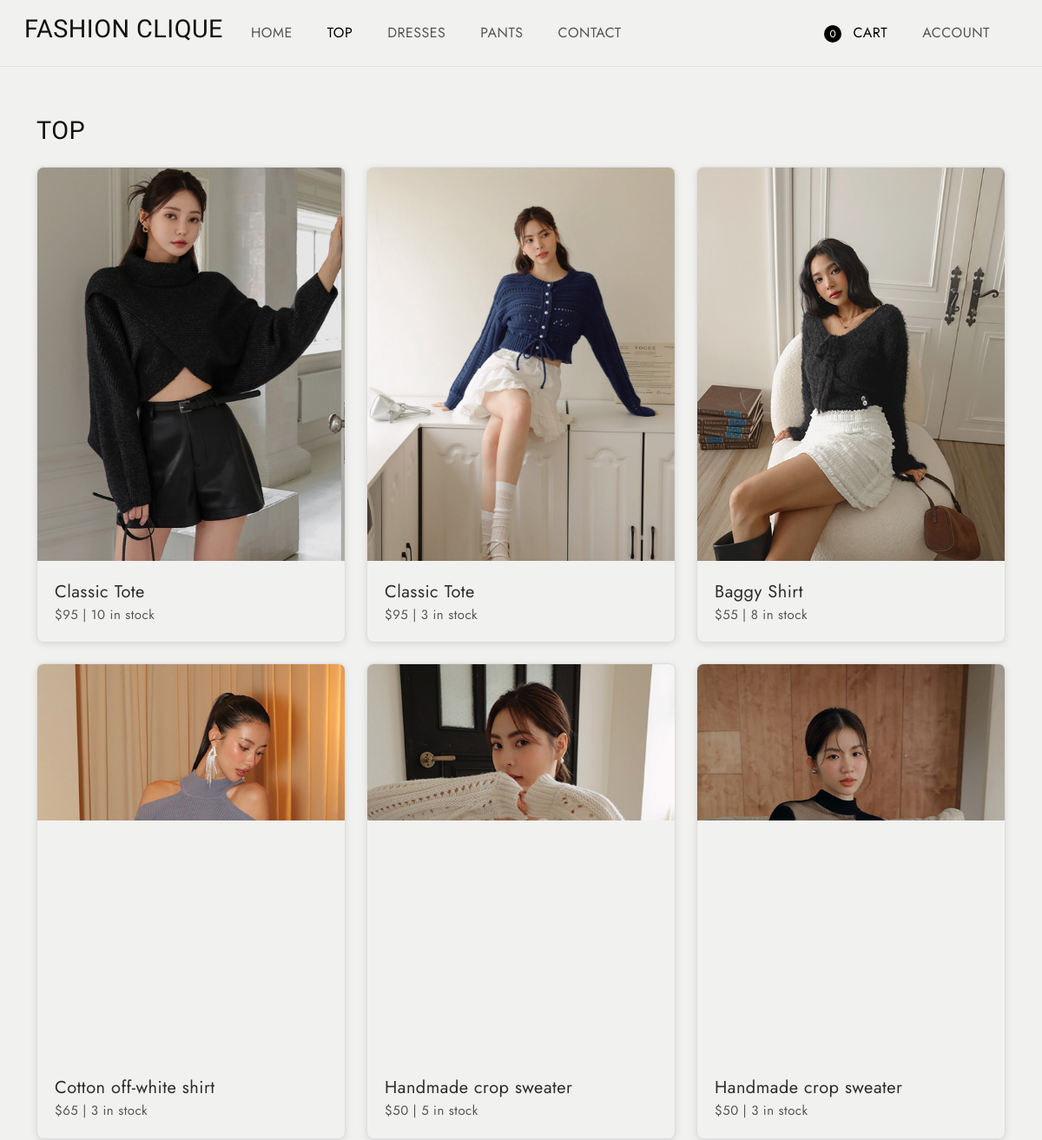
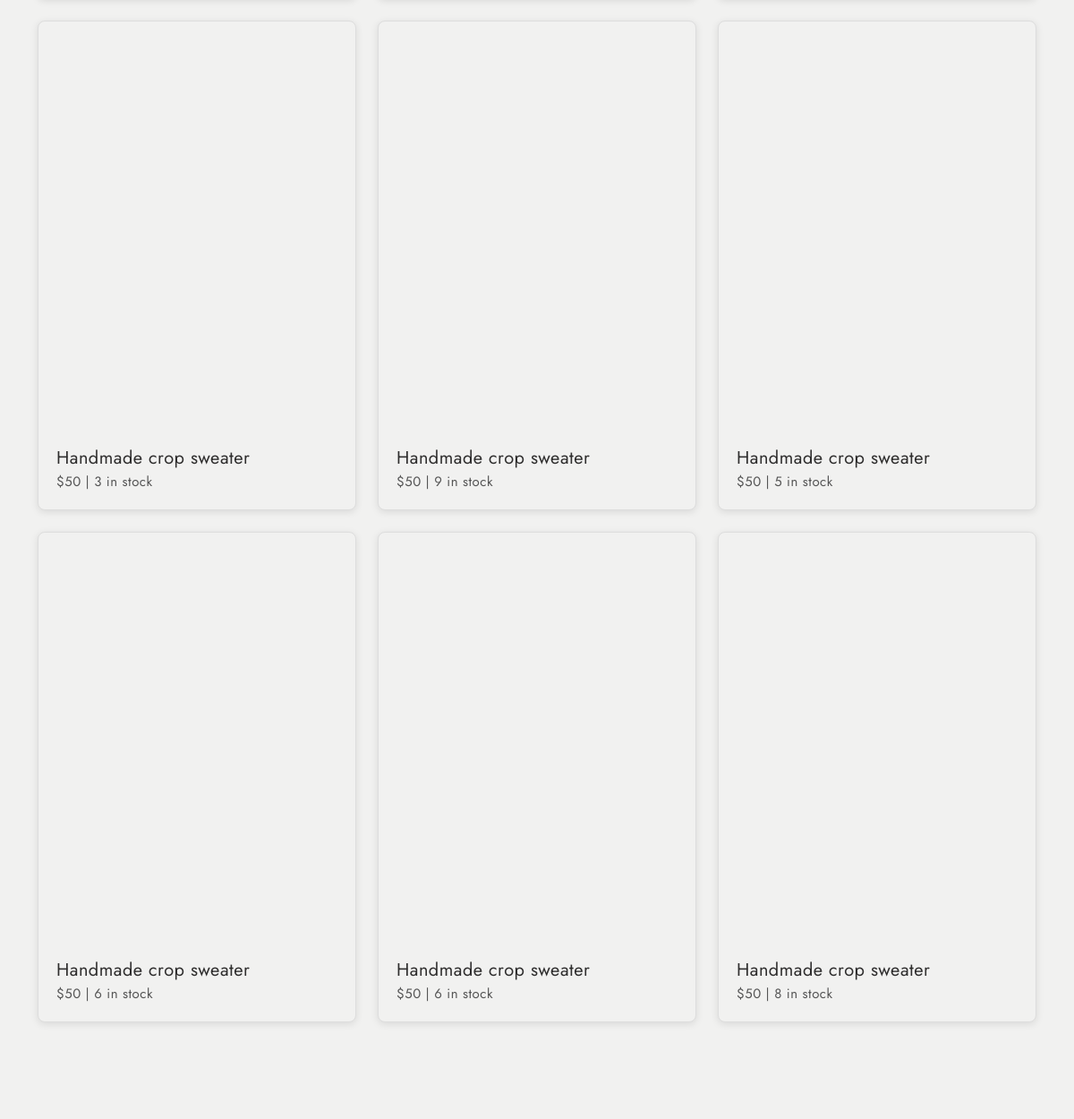
The app's page /top (upper part), older data (2 pictures, top to bottom).
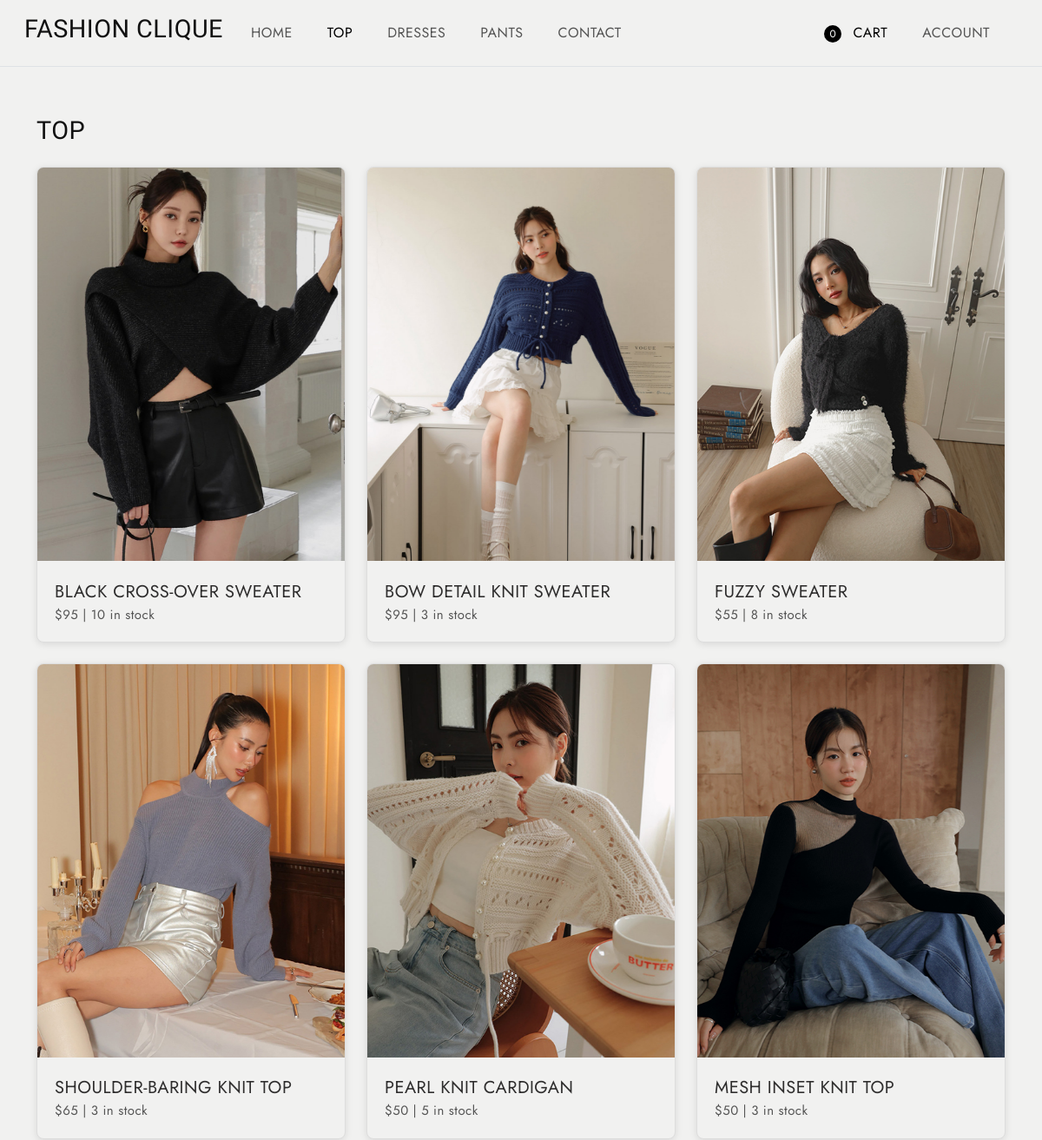
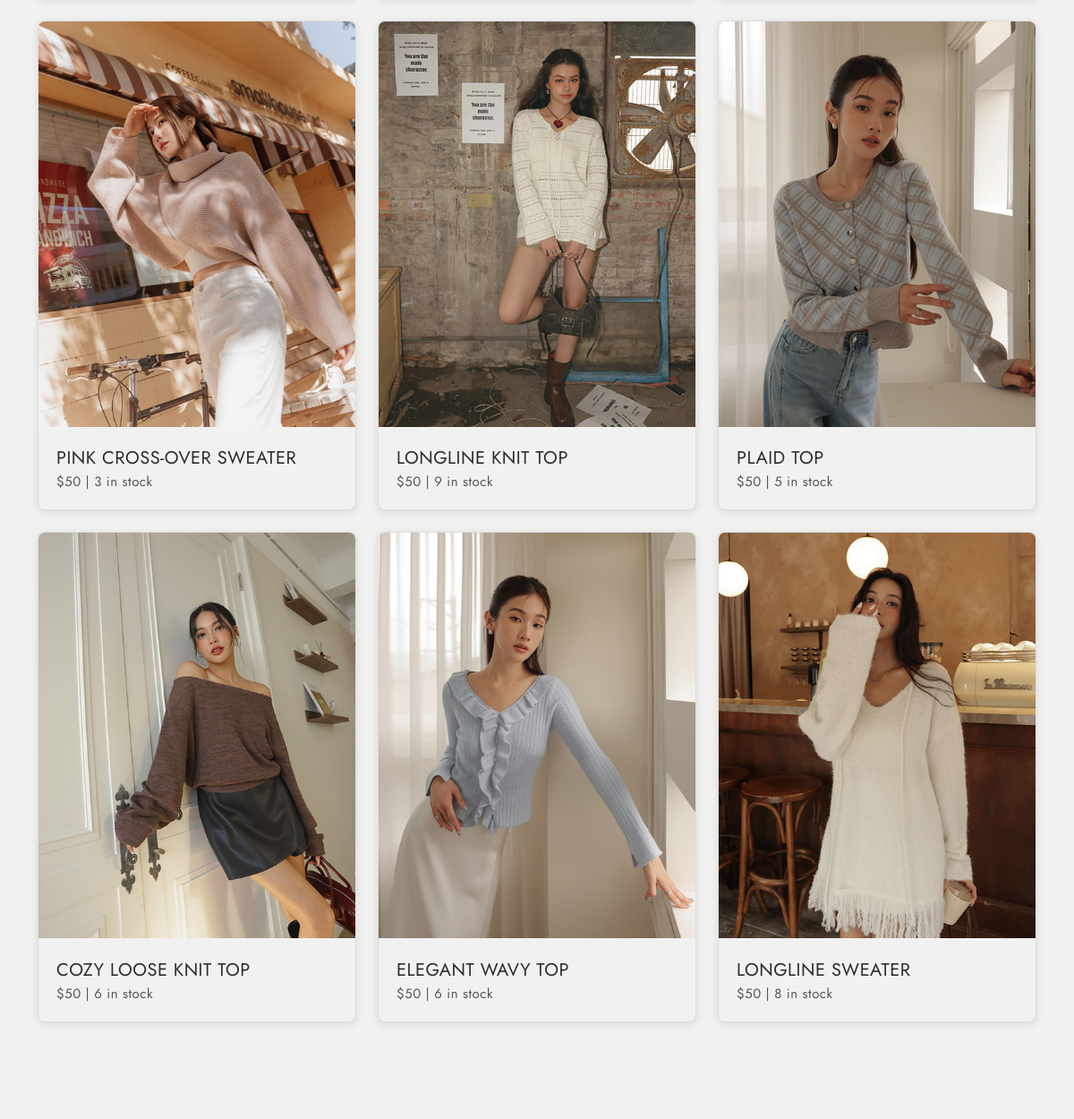
The same page, newer data (2 pictures, top to bottom).
### tables this page shows
CREATE TABLE products (id INTEGER PRIMARY KEY AUTOINCREMENT, name TEXT NOT NULL, type TEXT NOT NULL, price INTEGER NOT NULL, img TEXT NOT NULL, stock INTEGER NOT NULL);

### app.py (the view)
@app.route('/top')
def top():
    products = get_products("top")  # Assuming this returns a list of tuples
    if 'cart' not in session:
        session['cart'] = []
    cart = session['cart']
    updated_products = []
    for product in products:
        product_id = product[0]  # Extract product ID from the tuple
        stock = product[5]  # Extract stock from the tuple
        for item in cart:
            if item['product_id'] == product_id:
                stock = max(stock - item['quantity'], 0)  # Reduce stock, ensuring it's non-negative
        updated_product = (
            product[0],  # ID
            product[1],  # Name
            product[2],  # Category
            product[3],  # Price
            product[4],  # Image
            stock        # Updated stock
        )
        updated_products.append(updated_product)
    return render_template('top.html', products=updated_products)

### app.py (called while the page is built)
def get_products(product_type):
    conn = sqlite3.connect(DB_PATH)
    c = conn.cursor()
    if product_type:
        c.execute("SELECT * FROM products WHERE type=?", (product_type,))
    else:
        c.execute("SELECT * FROM products")  # Fetch all rows without filtering by type
    products = c.fetchall()  # Fetch all rows
    conn.close()
    return products

### templates/top.html (shortened to what this page needs)
<!DOCTYPE html>
<html lang="en">
  <head>
    <link
      href="https://cdn.jsdelivr.net/npm/bootstrap@5.3.0-alpha3/dist/css/bootstrap.min.css"
      rel="stylesheet"
    />
    <link
      rel="stylesheet"
      type="text/css"
      href="{{ url_for('static', filename='css/vendor.css') }}"
    />
    <link
      rel="stylesheet"
      href="https://cdn.jsdelivr.net/npm/swiper@9/swiper-bundle.min.css"
    />
    <link
      rel="stylesheet"
      type="text/css"
      href="{{ url_for('static', filename='css/style.css') }}"
    />
  </head>
  <body class="homepage">
    <nav
      class="navbar navbar-expand-lg bg-light text-uppercase fs-6 p-3 border-bottom align-items-center"
    >
      <div class="container-fluid">
        <div class="row justify-content-between align-items-center w-100">
          <div class="col-auto d-flex align-items-center gap-4">
            <h4>FASHION CLIQUE</h4>
            <ul class="navbar-nav d-flex flex-row gap-4 mb-0">
              <li class="nav-item">
                <a class="nav-link" href="/index">Home</a>
              </li>
              <li class="nav-item">
                <a class="nav-link active" href="/top">Top</a>
              </li>
              <li class="nav-item">
                <a class="nav-link" href="/dresses">Dresses</a>
              </li>
              <li class="nav-item">
                <a class="nav-link" href="/pants">Pants</a>
              </li>
              <li class="nav-item">
                <a class="nav-link" href="/contact">Contact</a>
              </li>
            </ul>
          </div>
          <div class="col-auto">
            <ul class="navbar-nav d-flex flex-row gap-4">
              <li class="nav-item">
                <a class="nav-link active" href="/cart">
                  <span id="cartCount" class="cart-circle">0</span> Cart
                </a>
              </li>
              <li class="nav-item">
                <a id="accountLink" class="nav-link" href="#">Account</a>
              </li>
            </ul>
          </div>
        </div>
      </div>
    </nav>
    <section
      id="best-sellers"
      class="best-sellers py-2 position-relative bg-light"
    >
      <div class="container">
        <div
          class="d-flex flex-wrap justify-content-between align-items-center mt-5 mb-3 bg-light"
        >
          <h4 class="text-uppercase">Top</h4>
        </div>
        <div class="row g-4 bg-light">
          {% for product in products %}
          <div class="col-md-4">
            <div class="product-item image-zoom-effect link-effect bg-light">
              <div class="image-holder">
                <div
                  class="image-wrapper {% if product[5] == 0 %}out-of-stock{% endif %}"
                >
                  <img
                    src="{{ url_for('static', filename=product[4]) }}"
                    alt="product"
                    class="product-image img-fluid"
                  />
                </div>
              </div>
              <div class="product-content">
                <div class="product-name">
                  <span>{{ product[1] }}</span>
                </div>
                <div class="product-info">
                  <span class="price">${{ product[3] }}</span>
                  <span>|</span>
                  <span class="stock">
                    {% if product[5] == 0 %} Unavailable {% else %} {{
                    product[5] }} in stock {% endif %}
                  </span>
                </div>
              </div>
            </div>
          </div>
          {% endfor %}
        </div>
      </div>
    </section>
    <footer id="footer" class="bg-light">
      <div class="container">
        <br /><br />
      </div>
    </footer>
  </body>
</html>

### static/css/style.css (style rules this page uses)
body { --heading-font: "Marcellus", Roboto, sans-serif; --heading-font-weight: 400; --heading-color: #111; --heading-line-height: 1.24; --swiper-theme-color: #8c907e; --bs-body-font-family: "Jost", Roboto, sans-serif; --bs-body-font-size: 18px; --bs-body-font-weight: 400; --bs-body-line-height: 1.5; --bs-body-color: #8f8f8f; --bs-body-color-rgb: 143, 143, 143; --bs-primary: #8c907e; --bs-secondary: #6c757d; --bs-black: #111; --bs-light: #f1f1f0; --bs-dark: #212529; --bs-gray: #9aa1a7; --bs-gray-dark: #51565b; --bs-primary-rgb: 140, 144, 126; --bs-secondary-rgb: 108, 117, 125; --bs-black-rgb: 17, 17, 17; --bs-light-rgb: 241, 241, 240; --bs-dark-rgb: 33, 37, 41; --bs-link-color: #111; --bs-link-color-rgb: 17, 17, 17; --bs-link-decoration: underline; --bs-link-hover-color: #111; --bs-link-hover-color-rgb: 17, 17, 17; }
body { letter-spacing: 0.03rem; }
h1, .h1, h2, .h2, h3, .h3, h4, .h4, h5, .h5, h6, .h6 { font-family: var(--heading-font); font-weight: var(--heading-font-weight); color: var(--heading-color); line-height: var(--heading-line-height); }
h4, .h4 { font-size: 1.8rem; }
a { text-decoration: none; }
.container-fluid { max-width: 1800px; }
.image-zoom-effect { display: flex; flex-wrap: wrap; }
.image-zoom-effect .image-holder { width: 100%; height: auto; overflow: hidden; transform: scale(1); transition: transform 0.3s cubic-bezier(0.25, 0.46, 0.45, 0.94); }
.image-zoom-effect img { transform: scale(1); will-change: transform; transition: transform 0.3s cubic-bezier(0.25, 0.46, 0.45, 0.94); z-index: 0; }
.product-item { position: relative; overflow: hidden; border: 1px solid #ddd; border-radius: 8px; box-shadow: 0 2px 8px rgba(0, 0, 0, 0.1); margin-bottom: 0px; background-color: #fff; display: flex; flex-direction: column; height: 100%; }
.product-image { width: 100%; height: 100%; object-fit: cover; transition: transform 0.3s ease-in-out, filter 0.3s ease; }
.product-content { padding: 20px; display: flex; flex-direction: column; }
.product-name { font-size: 20px; color: #2e2d2d; justify-content: space-between; align-items: center; }
.product-info { font-size: 15px; color: #555; justify-content: space-between; align-items: center; }
.product-info .price { text-align: left; flex: 1; }
.product-info .stock { text-align: right; flex: 1; }
.image-holder { position: relative; }
.image-wrapper { position: relative; }
.cart-circle { display: inline-block; width: 20px; height: 20px; border-radius: 50%; background-color: black; color: white; text-align: center; font-size: 12px; line-height: 20px; margin-right: 8px; }

Row changes from the older to the newer data that the page shows:
changed products: name "Classic Tote" → "BLACK CROSS-OVER SWEATER"
changed products: name "Classic Tote" → "BOW DETAIL KNIT SWEATER"
changed products: name "Baggy Shirt" → "FUZZY SWEATER"
changed products: name "Cotton off-white shirt" → "SHOULDER-BARING KNIT TOP"
changed products: name "Handmade crop sweater" → "PEARL KNIT CARDIGAN"
changed products: name "Handmade crop sweater" → "MESH INSET KNIT TOP"
changed products: name "Handmade crop sweater" → "PINK CROSS-OVER SWEATER"
changed products: name "Handmade crop sweater" → "LONGLINE KNIT TOP"
changed products: name "Handmade crop sweater" → "PLAID TOP"
changed products: name "Handmade crop sweater" → "COZY LOOSE KNIT TOP"
changed products: name "Handmade crop sweater" → "ELEGANT WAVY TOP"
changed products: name "Handmade crop sweater" → "LONGLINE SWEATER"
